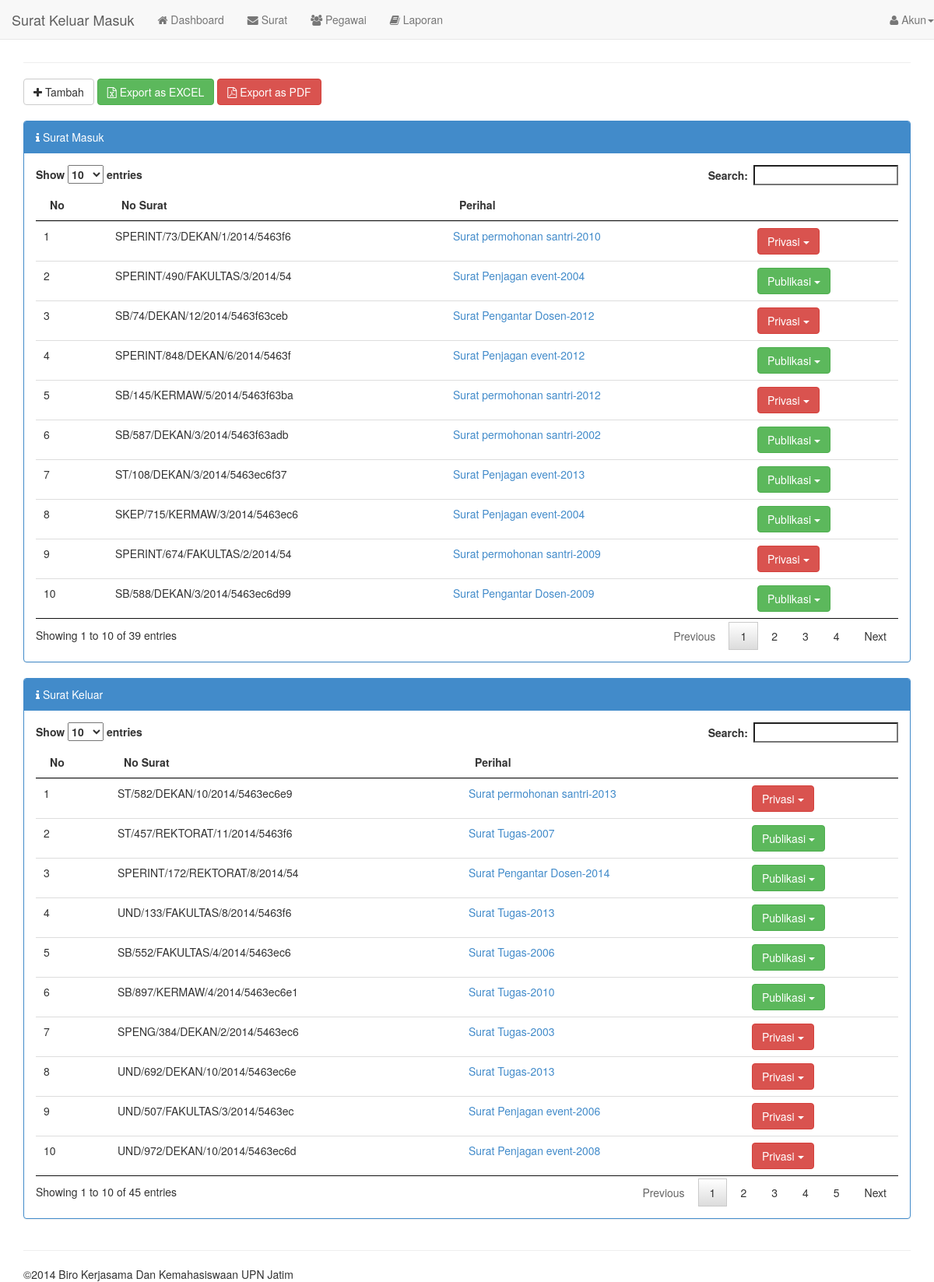
Screenshot of /?page=surat/index (signed in) with the database file from the repository.
### tables this page shows
CREATE TABLE `surat` (
  `idsurat` varchar(30) NOT NULL DEFAULT '' COMMENT 'NO SURAT',
  `jenis_surat` varchar(10) DEFAULT NULL COMMENT 'Masuk / Keluar',
  `tanggal_surat` date DEFAULT NULL COMMENT 'Tanggal yang tertera pada surat',
  `perihal` text,
  `catatan` varchar(255) DEFAULT NULL COMMENT 'Sebagai catatan tambahan untuk memperjelas surat',
  `asal_surat` varchar(45) DEFAULT NULL COMMENT 'asal surat, bisa dari instansi internal atau eksternal',
  `disposisi` varchar(255) DEFAULT NULL COMMENT 'Disposisi surat',
  `kata_kunci` varchar(255) DEFAULT NULL COMMENT 'Kata kunci yang berhubungan dengan surat',
  `delete` varchar(1) DEFAULT '0' COMMENT 'DELETE = status data terdelet, 1 adalah file delete, 2 tidak delete',
  `posting` varchar(255) DEFAULT NULL COMMENT 'Di posting oleh idusers',
  `public` varchar(1) DEFAULT '0' COMMENT 'status, 1=publikasi, 0=private',
  `lampiran` varchar(255) DEFAULT NULL COMMENT 'Lampiran berupa gambar, gambar surat',
  `created_at` timestamp NOT NULL DEFAULT CURRENT_TIMESTAMP ON UPDATE CURRENT_TIMESTAMP COMMENT 'tanggal surat di insert/ update oleh sistem',
  PRIMARY KEY (`idsurat`)
);

### models.php (called while the page is built, shortened)
<?php
function get_login($tampil){
    $aktif=$_SESSION['idusers'];
    $query=mysql_query("select * from users a, pegawai b, bagian c where a.idusers=b.idpegawai and a.idusers='$aktif' and a.idbagian=c.idbagian");
    $data=mysql_fetch_array($query);
    return $data[$tampil];
}
function get_surat($get='all'){
    switch ($get){
	case 'masuk' : $query=mysql_query("select * from surat where jenis_surat='masuk' and `delete`='0' order by created_at DESC");
	break;
	case 'keluar' : $query=mysql_query("select * from surat where jenis_surat='keluar' and `delete`='0' order by created_at DESC");
	break;
    }
    return $query;
}
?>

### module/surat/index.php (the view, shortened to what this page needs)
<div class="row">
        <div class="col-md-12">
        <a href="./?page=surat/tambah"><button class="btn btn-default"><i class="fa fa-plus"></i> Tambah</button></a>
        <a href="./export.php?as=excel" target="_blank"><button class="btn btn-success"><i class="fa fa-file-excel-o"></i> Export as EXCEL</button></a>
        <a href="#"><button class="btn btn-danger"><i class="fa fa-file-pdf-o"></i> Export as PDF</button></a>
        <div class="clearfix"></div><br />
            <div class="panel panel-primary">
                <div class="panel-heading"><i class="fa fa-info"></i> Surat Masuk</div>
                <div class="panel-body">
                    <table class="table table-stripped table-hover table-responsive">
                        <thead>
                            <th>No</th>
                            <th>No Surat</th>
                            <th>Perihal</th>
                            <th></th>
                        </thead>
                        <tbody>
                            <?php $surat=get_surat('masuk');$i=1;while($result=mysql_fetch_array($surat)){?>
                                <tr>
                                <td><?= $i ?></td>
                                <td><?= $result['idsurat'] ?></td>
                                <td><a href="./?page=surat/detail&id=<?php echo $result['idsurat'] ?>"><?= $result['perihal'] ?></a></td>
                                <td>
                                <?php if(get_login('idbagian')==2){?>
                                     <div class="dropdown">
                                      <button class="btn <?php if($result['public']==1){echo 'btn-success';}else{echo 'btn-danger';} ?> dropdown-toggle" type="button" id="dropdownMenu1" data-toggle="dropdown" aria-expanded="true">
                                        <?php if($result['public']==1){
                                            echo 'Publikasi';
                                        }else{
                                            echo 'Privasi';
                                        } ?>
                                        <span class="caret"></span>
                                      </button>
                                    </div>
                                <?php }?>
                                </td>
                            </tr>
                            <?php $i++; } ?>
                        </tbody>
                    </table>
                </div>
            </div>
        </div>
        <div class="col-md-12">
            <div class="panel panel-primary">
                <div class="panel-heading"><i class="fa fa-info"></i> Surat Keluar</div>
                <div class="panel-body">
                    <table class="table table-stripped table-hover">
                        <thead>
                            <th>No</th>
                            <th>No Surat</th>
                            <th>Perihal</th>
                            <th></th>
                        </thead>
                        <tbody>
                            <?php $surat=get_surat('keluar');$i=1;while($result=mysql_fetch_array($surat)){?>
                                <tr>
                                <td><?= $i ?></td>
                                <td><?= $result['idsurat'] ?></td>
                                <td><a href="./?page=surat/detail&id=<?php echo $result['idsurat'] ?>"><?= $result['perihal'] ?></a></td>
                                <td>
                                <?php if(get_login('idbagian')==2){?>
                                     <div class="dropdown">
                                      <button class="btn <?php if($result['public']==1){echo 'btn-success';}else{echo 'btn-danger';} ?> dropdown-toggle" type="button" id="dropdownMenu1" data-toggle="dropdown" aria-expanded="true">
                                        <?php if($result['public']==1){
                                            echo 'Publikasi';
                                        }else{
                                            echo 'Privasi';
                                        } ?>
                                        <span class="caret"></span>
                                      </button>
                                    </div>
                                <?php }?>
                                </td>
                            </tr>
                            <?php $i++; } ?>
                        </tbody>
                    </table>
                </div>
            </div>
        </div>
</div>

### rows the page displays
surat: idsurat "SPERINT/73/DEKAN/1/2014/5463f6", perihal "Surat permohonan santri-2010", public "Privasi"
surat: idsurat "SPERINT/490/FAKULTAS/3/2014/54", perihal "Surat Penjagan event-2004", public "Publikasi"
surat: idsurat "SB/74/DEKAN/12/2014/5463f63ceb", perihal "Surat Pengantar Dosen-2012", public "Privasi"
surat: idsurat "SPERINT/848/DEKAN/6/2014/5463f", perihal "Surat Penjagan event-2012", public "Publikasi"
surat: idsurat "SB/145/KERMAW/5/2014/5463f63ba", perihal "Surat permohonan santri-2012", public "Privasi"
surat: idsurat "SB/587/DEKAN/3/2014/5463f63adb", perihal "Surat permohonan santri-2002", public "Publikasi"
surat: idsurat "ST/108/DEKAN/3/2014/5463ec6f37", perihal "Surat Penjagan event-2013", public "Publikasi"
surat: idsurat "SKEP/715/KERMAW/3/2014/5463ec6", perihal "Surat Penjagan event-2004", public "Publikasi"
surat: idsurat "SPERINT/674/FAKULTAS/2/2014/54", perihal "Surat permohonan santri-2009", public "Privasi"
surat: idsurat "SB/588/DEKAN/3/2014/5463ec6d99", perihal "Surat Pengantar Dosen-2009", public "Publikasi"
surat: idsurat "ST/582/DEKAN/10/2014/5463ec6e9", perihal "Surat permohonan santri-2013", public "Privasi"
surat: idsurat "ST/457/REKTORAT/11/2014/5463f6", perihal "Surat Tugas-2007", public "Publikasi"
surat: idsurat "SPERINT/172/REKTORAT/8/2014/54", perihal "Surat Pengantar Dosen-2014", public "Publikasi"
surat: idsurat "UND/133/FAKULTAS/8/2014/5463f6", perihal "Surat Tugas-2013", public "Publikasi"
surat: idsurat "SB/552/FAKULTAS/4/2014/5463ec6", perihal "Surat Tugas-2006", public "Publikasi"
surat: idsurat "SB/897/KERMAW/4/2014/5463ec6e1", perihal "Surat Tugas-2010", public "Publikasi"
surat: idsurat "SPENG/384/DEKAN/2/2014/5463ec6", perihal "Surat Tugas-2003", public "Privasi"
surat: idsurat "UND/692/DEKAN/10/2014/5463ec6e", perihal "Surat Tugas-2013", public "Privasi"
surat: idsurat "UND/507/FAKULTAS/3/2014/5463ec", perihal "Surat Penjagan event-2006", public "Privasi"
surat: idsurat "UND/972/DEKAN/10/2014/5463ec6d", perihal "Surat Penjagan event-2008", public "Privasi"

### other values shown
nama_aplikasi "Surat Keluar Masuk"
